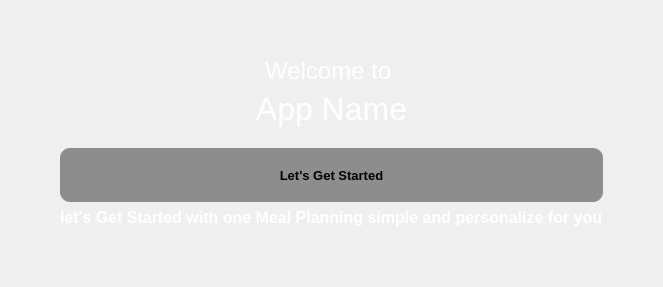
      <widget class="QWidget" name="WelcomePage">
       <layout class="QGridLayout" name="gridLayout">
        <item row="4" column="1">
         <widget class="QWidget" name="widget" native="true">
          <layout class="QVBoxLayout" name="verticalLayout_2">
           <item>
            <widget class="QPushButton" name="pushButton_2">
             <property name="minimumSize">
              <size>
               <width>10</width>
               <height>54</height>
              </size>
             </property>
             <property name="font">
              <font>
               <pointsize>10</pointsize>
               <weight>75</weight>
               <bold>true</bold>
              </font>
             </property>
             <property name="styleSheet">
              <string notr="true">border-top-left-radius: 10px;
border-top-right-radius: 10px;
border-bottom-left-radius: 10px;
border-bottom-right-radius: 10px;
background-color: rgb(141, 141, 141);
</string>
             </property>
             <property name="text">
              <string>Let's Get Started</string>
             </property>
            </widget>
           </item>
           <item>
            <widget class="QLabel" name="label_3">
             <property name="font">
              <font>
               <pointsize>12</pointsize>
               <weight>75</weight>
               <bold>true</bold>
              </font>
             </property>
             <property name="styleSheet">
              <string notr="true">color: rgb(255, 255, 255);</string>
             </property>
             <property name="text">
              <string>let's Get Started with one Meal Planning simple and personalize for you</string>
             </property>
            </widget>
           </item>
           <item>
            <spacer name="verticalSpacer">
             <property name="orientation">
              <enum>Qt::Vertical</enum>
             </property>
             <property name="sizeHint" stdset="0">
              <size>
               <width>20</width>
               <height>40</height>
              </size>
             </property>
            </spacer>
           </item>
          </layout>
         </widget>
        </item>
        <item row="2" column="1">
         <widget class="QLabel" name="label_2">
          <property name="font">
           <font>
            <pointsize>24</pointsize>
           </font>
          </property>
          <property name="styleSheet">
           <string notr="true">color: rgb(255, 255, 255);</string>
          </property>
          <property name="text">
           <string>App Name</string>
          </property>
          <property name="alignment">
           <set>Qt::AlignCenter</set>
          </property>
         </widget>
        </item>
        <item row="1" column="1">
         <widget class="QLabel" name="label">
          <property name="font">
           <font>
            <pointsize>18</pointsize>
           </font>
          </property>
          <property name="styleSheet">
           <string notr="true">color: rgb(255, 255, 255);
</string>
          </property>
          <property name="text">
           <string>Welcome to </string>
          </property>
          <property name="alignment">
           <set>Qt::AlignCenter</set>
          </property>
         </widget>
        </item>
        <item row="2" column="2">
         <spacer name="horizontalSpacer">
          <property name="orientation">
           <enum>Qt::Horizontal</enum>
          </property>
          <property name="sizeHint" stdset="0">
           <size>
            <width>40</width>
            <height>20</height>
           </size>
          </property>
         </spacer>
        </item>
        <item row="0" column="1">
         <spacer name="verticalSpacer_2">
          <property name="orientation">
           <enum>Qt::Vertical</enum>
          </property>
          <property name="sizeHint" stdset="0">
           <size>
            <width>20</width>
            <height>40</height>
           </size>
          </property>
         </spacer>
        </item>
        <item row="0" column="0" rowspan="5">
         <spacer name="horizontalSpacer_2">
          <property name="orientation">
           <enum>Qt::Horizontal</enum>
          </property>
          <property name="sizeHint" stdset="0">
           <size>
            <width>40</width>
            <height>20</height>
           </size>
          </property>
         </spacer>
        </item>
       </layout>
      </widget>
